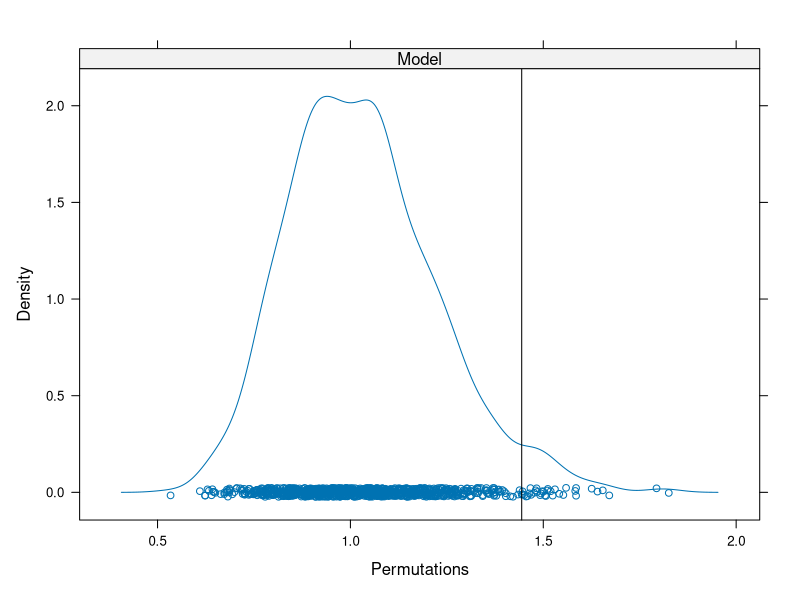

Reproduce this figure in R. (Note: this script raises an error after producing the figure.)
## ---- chunk 1
options(htmltools.dir.version = FALSE)
knitr::opts_chunk$set(cache = TRUE, dev = 'svg', echo = TRUE, message = FALSE, warning = FALSE,
                      fig.height=6, fig.width = 1.777777*6)
library("vegan")
library("ggplot2")
data(varespec)
data(varechem)

## plot defaults
theme_set(theme_minimal(base_size = 16, base_family = 'Fira Sans'))
## ---- chunk 2
cca1 <- cca(varespec ~ ., data = varechem)
pstat <- permustats(anova(cca1))
summary(pstat)
## ---- chunk 3

## ---- chunk 4
densityplot(pstat)
## ---- chunk 5
set.seed(42)
(perm <- anova(cca1))
## ---- chunk 6
knitr::include_graphics("./resources/cyclic-shifts-figure.png")
## ---- chunk 7
shuffle(10, control = how(within = Within(type = "series")))
## ---- chunk 8
set.seed(4)
h <- how(within = Within(type = "grid",
                         ncol = 3, nrow = 3))
perm <- shuffle(9, control = h)
matrix(perm, ncol = 3)
## ---- chunk 9
knitr::include_graphics("./resources/Toroidal_coord.png")
## ---- chunk 10
knitr::include_graphics("./resources/cyclic-shifts-with-mirror-figure.svg")
## ---- chunk 11
plt <- gl(3, 10)
h <- how(within = Within(type = "series"), plots = Plots(strata = plt))
## ---- chunk 12
args(Within)
args(Plots)
## ---- chunk 13
args(how)
## ---- chunk 14
plt <- gl(3, 10)
h <- how(within = Within(type = "series"),
         plots = Plots(strata = plt))
set.seed(4)
p <- shuffle(30, control = h)
do.call("rbind", split(p, plt)) ## look at perms in context
## ---- chunk 15
plt <- gl(3, 10)
h <- how(within = Within(type = "series", constant = TRUE),
         plots = Plots(strata = plt))
set.seed(4)
p <- shuffle(30, control = h)
do.call("rbind", split(p, plt)) ## look at perms in context
## ---- chunk 16
## load vegan
library("vegan")

## load the data
spp <- read.csv("data/ohraz-spp.csv", header = TRUE, row.names = 1)
env <- read.csv("data/ohraz-env.csv", header = TRUE, row.names = 1)
molinia <- spp[, 1]
spp <- spp[, -1]

## Year as numeric
env <- transform(env, year = as.numeric(as.character(year)))
## ---- chunk 17
c1 <- rda(spp ~ year + year:mowing + year:fertilizer + year:removal + Condition(plotid), data = env)
(h <- how(within = Within(type = "none"), plots = Plots(strata = env$plotid, type = "free")))
## ---- chunk 18
set.seed(42)
anova(c1, permutations = h, model = "reduced")
## ---- chunk 19
set.seed(24)
anova(c1, permutations = h, model = "reduced", by = "axis")
## ---- chunk 20
## load data
crayfish <- head(read.csv("data/crayfish-spp.csv")[, -1], -1)
design <- read.csv("data/crayfish-design.csv", skip = 1)[, -1]

## fixup the names
names(crayfish) <- gsub("\\.", "", names(crayfish))
names(design) <- c("Watershed", "Stream", "Reach", "Run",
                   "Stream.Nested", "ReachNested", "Run.Nested")
## ---- chunk 21
m.pca <- rda(crayfish)
summary(eigenvals(m.pca))
## ---- chunk 22
layout(matrix(1:2, ncol = 2))
biplot(m.pca, type = c("text", "points"), scaling = "species")
set.seed(23)
ev.pca <- envfit(m.pca ~ Watershed, data = design, scaling = "species")
plot(ev.pca, labels = levels(design$Watershed), add = FALSE)
layout(1)
## ---- chunk 23

## ---- chunk 24
m.ws <- rda(crayfish ~ Watershed, data = design)
m.ws
## ---- chunk 25
summary(eigenvals(m.ws, constrained = TRUE))
## ---- chunk 26
set.seed(1)
ctrl <- how(nperm = 499, within = Within(type = "none"),
            plots = with(design, Plots(strata = Stream, type = "free")))
(sig.ws <- anova(m.ws, permutations = ctrl))
## ---- chunk 27
m.str <- rda(crayfish ~ Stream + Condition(Watershed), data = design)
m.str
## ---- chunk 28
summary(eigenvals(m.str, constrained = TRUE))
## ---- chunk 29
set.seed(1)
ctrl <- how(nperm = 499, within = Within(type = "none"),
            plots = with(design, Plots(strata = Reach, type = "free")),
            blocks = with(design, Watershed))
(sig.str <- anova(m.str, permutations = ctrl))
## ---- chunk 30
(m.re <- rda(crayfish ~ Reach + Condition(Stream), data = design))
## ---- chunk 31
set.seed(1)
ctrl <- how(nperm = 499, within = Within(type = "none"),
            plots = with(design, Plots(strata = Run, type = "free")),
            blocks = with(design, Stream))
(sig.re <- anova(m.re, permutations = ctrl))
## ---- chunk 32
(m.run <- rda(crayfish ~ Run + Condition(Reach), data = design))
## ---- chunk 33
set.seed(1)
ctrl <- how(nperm = 499, within = Within(type = "free"),
            blocks = with(design, Reach))
(sig.run <- anova(m.run, permutations = ctrl))
## ---- chunk 34
data(varespec)
     
## Bray-Curtis distances between samples
dis <- vegdist(varespec)
     
## First 16 sites grazed, remaining 8 sites ungrazed
groups <- factor(c(rep(1,16), rep(2,8)), labels = c("grazed","ungrazed"))
     
## Calculate multivariate dispersions
mod <- betadisper(dis, groups)
plot(mod)
## ---- chunk 35
data(dune, dune.env)
adonis2(dune ~ Management*A1, data = dune.env, by = "terms")
## ---- chunk 36
data(dune, dune.env)
adonis2(dune ~ A1*Management, data = dune.env, by = "terms")
## ---- chunk 37
data(dune, dune.env)
adonis2(dune ~ Management*A1, data = dune.env, by = "margin")
## ---- chunk 38
adonis2(dune ~ Management + A1, data = dune.env, by = "margin")
## ---- chunk 39

## ---- chunk 40
data(varespec)
dis <- vegdist(varespec) # Bray-Curtis distances
## First 16 sites grazed, remaining 8 sites ungrazed
groups <- factor(c(rep(1,16), rep(2,8)),
                 labels = c("grazed","ungrazed"))

mod <- betadisper(dis, groups)
mod
## ---- chunk 41
boxplot(mod)
## ---- chunk 42
set.seed(25)
permutest(mod)
## ---- chunk 43
plot(mod)
## ---- chunk 44
set.seed(4)
permutest(mod, pairwise = TRUE)
## ---- chunk 45
data(dune, dune.env)
dune_dbrda <- dbrda(dune ~ Management * A1, data = dune.env,
    method = "bray")
## ---- chunk 46
ohraz_dbrda <- dbrda(spp ~ year +
    year:mowing + year:fertilizer + year:removal +
    Condition(plotid), data = env, method = "bray", add = "lingoes")
h <- how(within = Within(type = "none"),
    plots = Plots(strata = env$plotid, type = "free"))
set.seed(42)
anova(ohraz_dbrda, permutations = h, model = "reduced")
## ---- chunk 47
upr <- cca(varespec ~ ., data = varechem)
lwr <- cca(varespec ~ 1, data = varechem)
set.seed(1)

mods <- ordistep(lwr, scope = formula(upr), trace = 0)
head(goodness(mods))
## ---- chunk 48
head(inertcomp(mods, proportional = TRUE))
## ---- chunk 49
spenvcor(mods)
## ---- chunk 50
intersetcor(mods)
